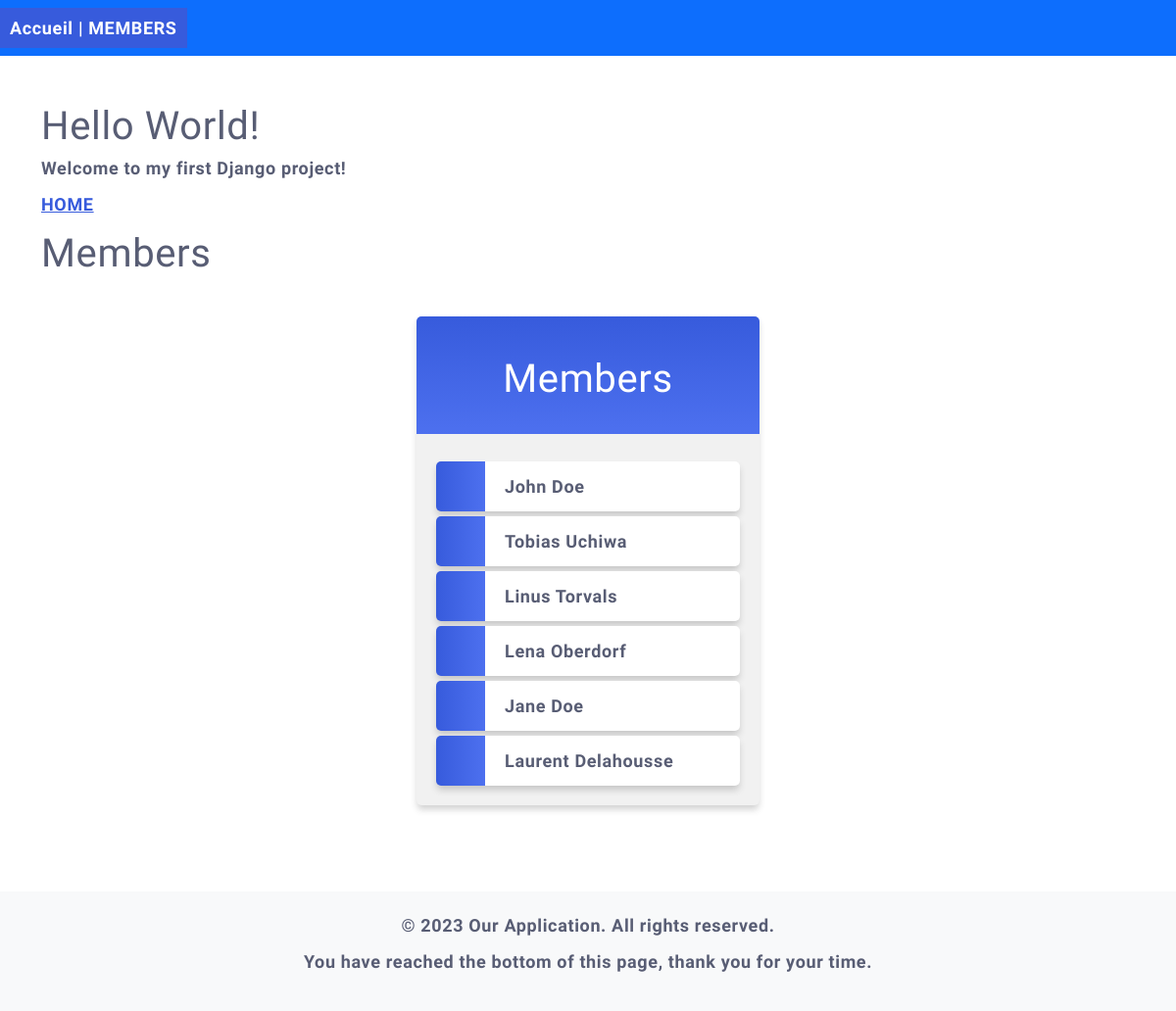
/members/, run on an earlier commit of the app's database.
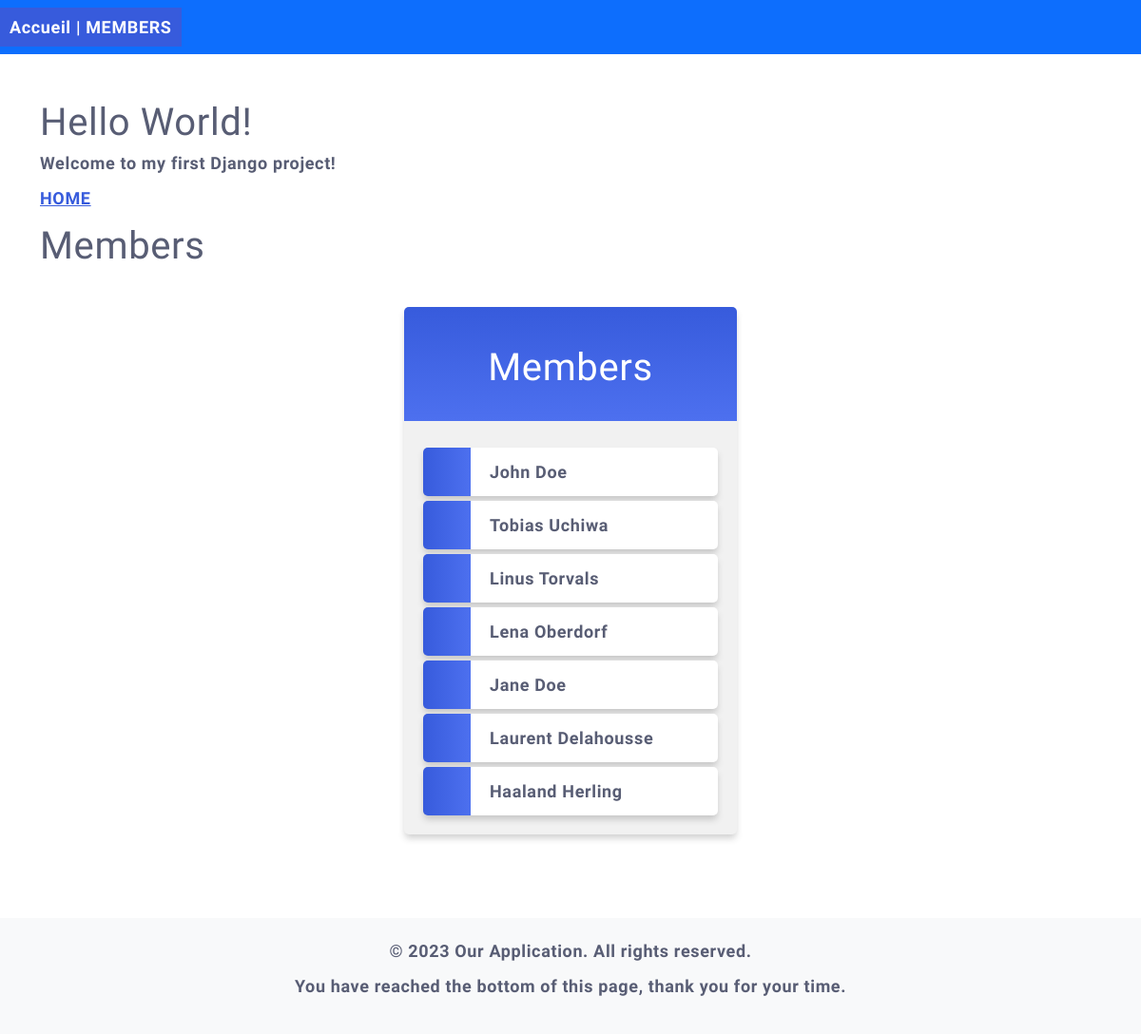
And on a later commit of the database.
### members/models.py (models this page shows, shortened)
class Member(models.Model):
  firstname = models.CharField(max_length=255)
  lastname = models.CharField(max_length=255)
  phone = models.IntegerField(null=True)
  joined_date = models.DateField(null=True)
  slug = models.SlugField(default="", null=False)

### members/views.py (the view)
# urls.py: path('', include('members.urls')),
def members(request):
  mymembers = Member.objects.all().values()
  template = loader.get_template('myfirst.html')
  context = {
    'mymembers': mymembers,
  }
  return HttpResponse(template.render(context, request))

### members/templates/myfirst.html (shortened to what this page needs)
{% extends "master.html" %}
{% block content %}
{% include "header.html" %}
  <div class="container py-5">
    <h1>Hello World!</h1>
    <p>Welcome to my first Django project!</p>
    <p><a href="/">HOME</a></p>
    <h1>Members</h1>
    <div class="mycard">
      <h1>Members</h1>
      <ul>
        {% for x in mymembers %}
          <li onclick="window.location = 'details/{{ x.slug }}'">{{ x.firstname }} {{ x.lastname }}</li>
        {% endfor %}
      </ul>
    </div>
  </div>
  {% include 'footer.html' %}
{% endblock content %}

What changed in the data, as far as the page shows it:
added Member: firstname "Haaland", lastname "Herling"
